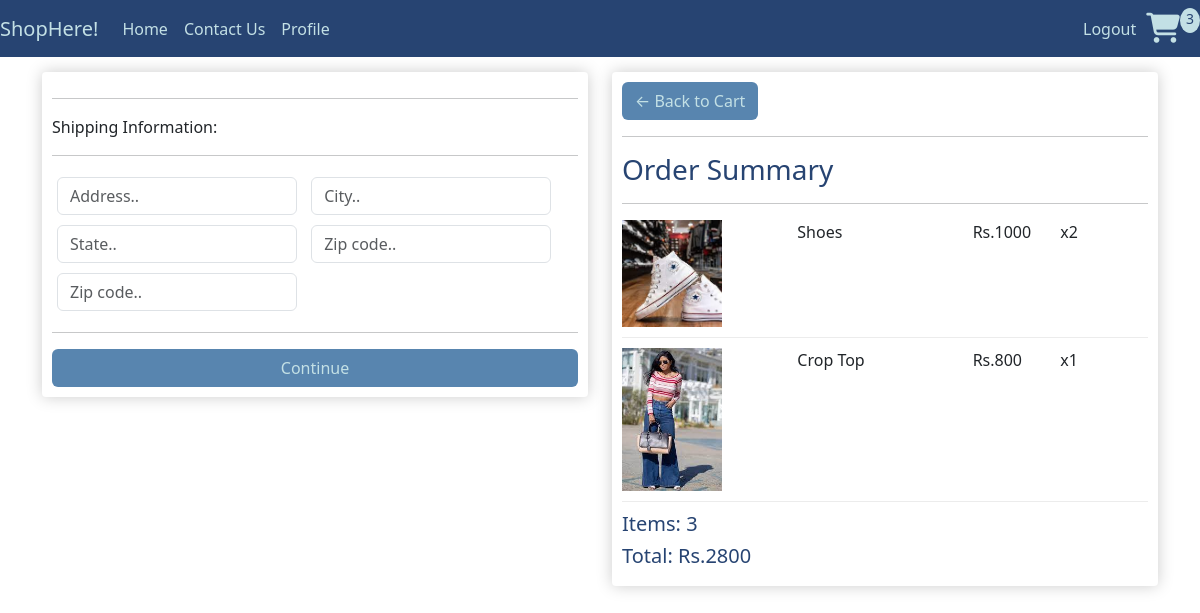
/checkout/ (signed in), run on an earlier commit of the app's database.
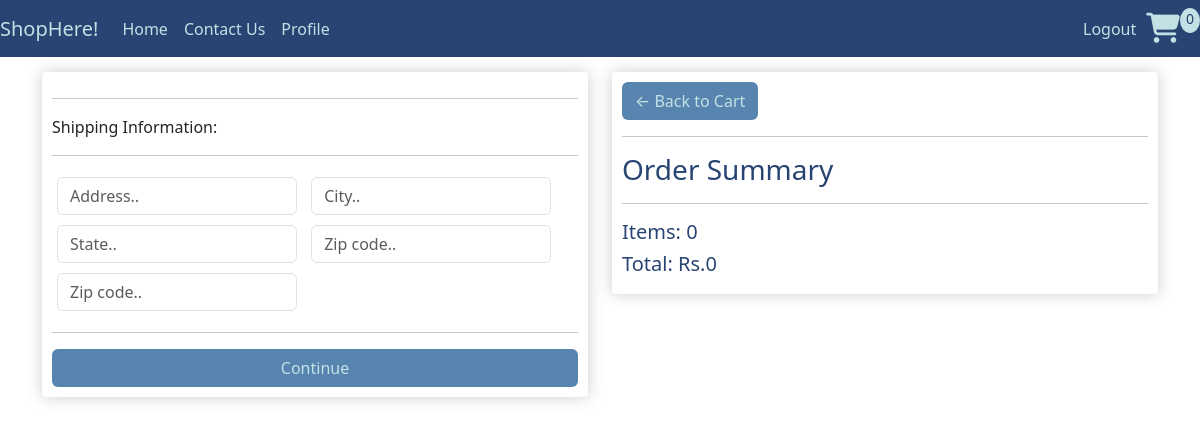
And on a later commit of the database.
### shop/models.py (models this page shows, shortened)
class OrderItem(models.Model):
    product=models.ForeignKey(Product_details,on_delete=models.SET_NULL,null=True)
    order=models.ForeignKey(Order,on_delete=models.SET_NULL,null=True)
    quantity=models.IntegerField(default=0,null=True,blank=True)
    date_added=models.DateTimeField(auto_now_add=True)
    @property
    def get_total(self):
        total=self.product.price*self.quantity
        return total

class Product_details(models.Model):
    prod_id=models.AutoField
    prod_name=models.CharField(max_length=30)
    prod_desc=models.TextField()
    image = models.ImageField(upload_to='product/images', default="")
    price = models.IntegerField(default=0)
    pub_date=models.DateField(auto_now_add=True)
    category=models.CharField(max_length=50,default="Sale")
    digital = models.BooleanField(default=False, null=True, blank=True)

class Order(models.Model):
    customer=models.ForeignKey(Customer,on_delete=models.SET_NULL,null=True,blank=True)
    date_ordered=models.DateTimeField(auto_now_add=True)
    complete=models.BooleanField(default=False)
    transaction_id=models.CharField(max_length=100,null=True)
    @property
    def shipping(self):
        shipping=False
        orderitems=self.orderitem_set.all()
        for i in orderitems:
            if i.product.digital ==False:
                shipping=True
            return shipping
    @property
    def get_cart_total(self):
        orderitems=self.orderitem_set.all()
        total=sum([item.get_total for item in orderitems])
        return total
    @property
    def get_cart_items(self):
        orderitems=self.orderitem_set.all()
        total=sum([item.quantity for item in orderitems])
        return total

### shop/views.py (the view)
# urls.py: path('checkout/',views.checkout,name='Checkout'),
def checkout(request):
    data=cartData(request)
    cartItems=data['cartItems']
    order=data['order']
    items=data['items']
    context={'items':items,'order':order,'cartItems':cartItems}
    return render(request,'checkout.html',context)

### shop/utilis.py (called while the page is built)
def cartData(request):
    if request.user.is_authenticated:
        try:
            customer = request.user.customer
        except Customer.DoesNotExist:
            customer = None
        if customer:
            order, created = Order.objects.get_or_create(customer=customer, complete=False)
            items = order.orderitem_set.all()
            cart_items = order.get_cart_items
        else:
            cart_items, order, items = None, None, None
    else:
        cookie_data = cookieCart(request)
        cart_items = cookie_data['cartItems']
        order = cookie_data['order']
        items = cookie_data['items']
    return {'cartItems': cart_items, 'order': order, 'items': items}

### shop/templates/checkout.html (shortened to what this page needs)
{% extends 'index.html' %}
{% load static %}
{% block body %}
<div class="row">
    <div class="col-lg-6">
        <div class="box-element" id="form-wrapper">
            <form id="form">
                <div id="shipping-info">
                    <hr>
                    <p>Shipping Information:</p>
                    <hr>
                    <div class="form-field">
                        <input class="form-control" type="text" name="address" placeholder="Address..">
                    </div>
                    <div class="form-field">
                        <input class="form-control" type="text" name="city" placeholder="City..">
                    </div>
                    <div class="form-field">
                        <input class="form-control" type="text" name="state" placeholder="State..">
                    </div>
                    <div class="form-field">
                        <input class="form-control" type="text" name="zipcode" placeholder="Zip code..">
                    </div>
                    <div class="form-field">
                        <input class="form-control" type="text" name="country" placeholder="Zip code..">
                    </div>
                </div>
                <hr>
                <div class="d-grid gap-2">
                <input id="form-button" class="btn btn-block backCart" type="submit" value="Continue">
                </div>
            </form>
        </div>
        <br>
    </div>
    <div class="col-lg-6">
        <div class="box-element">
            <a class="btn  backCart" href="{% url 'Cart' %}">&#x2190; Back to Cart</a>
            <hr>
            <h3>Order Summary</h3>
            <hr>
            {% for item in items %}
            <div class="cart-row">
                <div style="flex:2"><img class="row-image" src="/media/{{item.product.image}}"></div>
                <div style="flex:2">
                    <p>{{item.product.prod_name}}</p>
                </div>
                <div style="flex:1">
                    <p>Rs.{{item.product.price}}</p>
                </div>
                <div style="flex:1">
                    <p>x{{item.quantity}}</p>
                </div>
            </div>
            {% endfor %}
            <h5>Items: {{order.get_cart_items}}</h5>
            <h5>Total: Rs.{{order.get_cart_total}}</h5>
        </div>
    </div>
</div>
{% endblock %}

What changed in the data, as far as the page shows it:
no longer on this page (row unchanged): OrderItem: product.image (picture), product.prod_name "Shoes", product.price "1000", quantity "2"
no longer on this page (row unchanged): OrderItem: product.image (picture), product.prod_name "Crop Top", product.price "800", quantity "1"
no longer on this page (row edited): Order: get_cart_items "3", get_cart_total "2800"
added Order: get_cart_items "0", get_cart_total "0"
Also different on the page:
{{ cartItems }}: "3" → "0"
